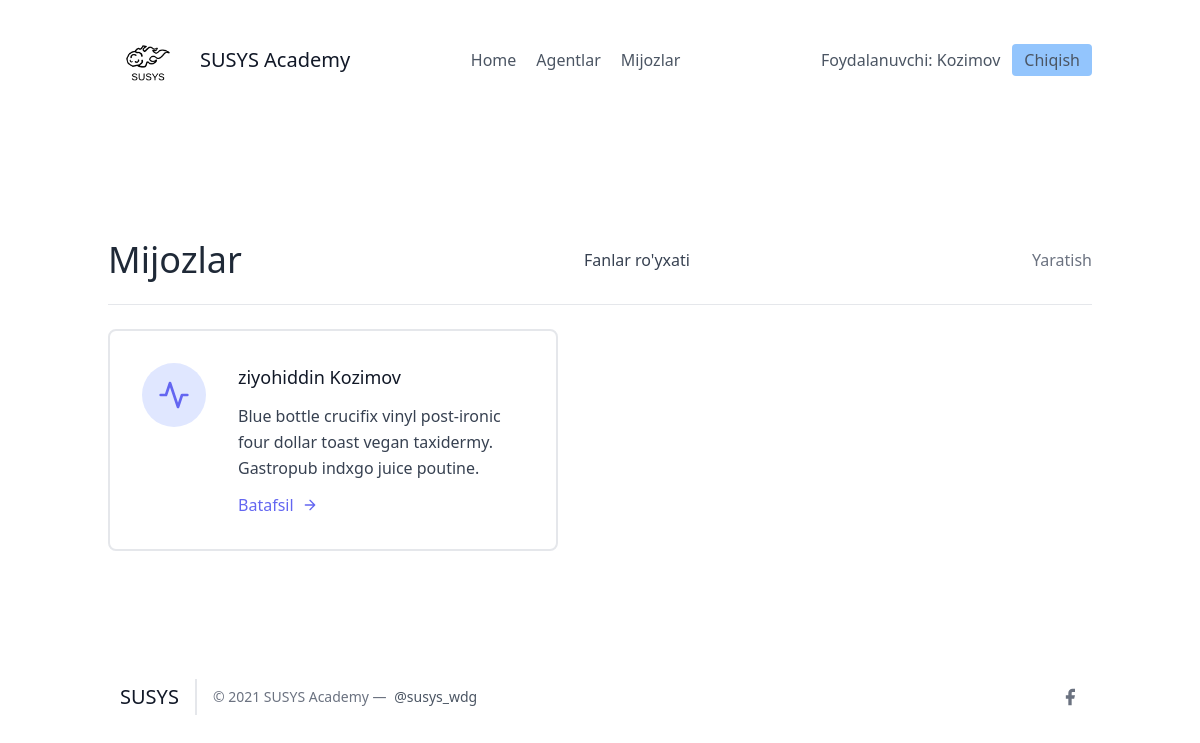
/leads/ (signed in), run on an earlier commit of the app's database.
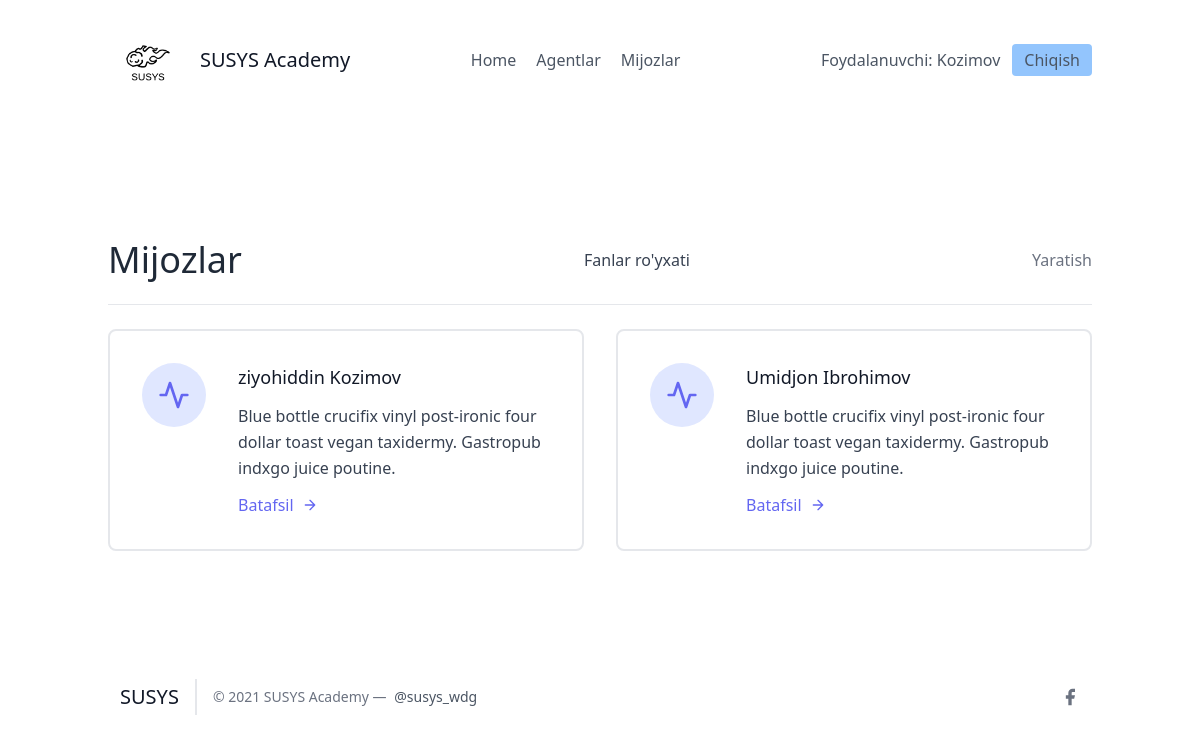
And on a later commit of the database.
### leads/models.py (models this page shows, shortened)
class Lead(models.Model):
    ismi = models.CharField(max_length=20)
    familiyasi = models.CharField(max_length=20)
    yoshi = models.IntegerField(default=0)
    organisation = models.ForeignKey(UserProfile, on_delete=models.CASCADE)
    agent = models.ForeignKey("Agent", null=True, blank=True, on_delete=models.SET_NULL)
    category = models.ForeignKey("Category", related_name="leads", null=True, blank=True, on_delete=models.SET_NULL)

### leads/views.py (the view)
# urls.py: path('', LeadListView.as_view(), name="lead-list"),
class LeadListView(LoginRequiredMixin, ListView):
    template_name = "leads/leads_list.html"
    context_object_name = "leads"
    def get_queryset(self):
        user = self.request.user
        if user.is_organisor:
            queryset = Lead.objects.filter(organisation = user.userprofile)
        else:
            queryset = Lead.objects.filter(organisation = user.agent.organisation)
            queryset = queryset.filter(agent__user = self.request.user)
        return queryset
    def get_context_data(self, **kwargs):
        context = super(LeadListView, self).get_context_data(**kwargs)
        user = self.request.user
        if user.is_organisor:
            queryset = Lead.objects.filter(
                organisation = user.userprofile,
                agent__isnull = True
            )
            context.update({
                "unassigned_leads": queryset
            })
        return context

### leads/templates/leads/leads_list.html (shortened to what this page needs)
{% extends "base.html" %}
{% block content %}
<section class="text-gray-700 body-font">
    <div class="container px-5 py-24 mx-auto flex flex-wrap">
        <div class="w-full mb-6 py-6 flex justify-between items-center border-b border-gray-200">
            <div>
                <h1 class="text-4xl text-gray-800">Mijozlar</h1>
            </div>
            <a href="{% url 'leads:categories' %}">Fanlar ro'yxati</a>
            {% if request.user.is_organisor %}
            <div>
                <a class="text-gray-500 hover:text-blue-500" href="{% url 'leads:lead-create' %}">
                    Yaratish
                </a>
            </div>
            {% endif %}
        </div>
        <div class="flex flex-wrap -m-4">
            {% for lead in leads %}
            <div class="p-4 lg:w-1/2 md:w-full">
                <div class="flex border-2 rounded-lg border-gray-200 p-8 sm:flex-row flex-col">
                    <div class="w-16 h-16 sm:mr-8 sm:mb-0 mb-4 inline-flex items-center justify-center rounded-full bg-indigo-100 text-indigo-500 flex-shrink-0">
                        <svg fill="none" stroke="currentColor" stroke-linecap="round" stroke-linejoin="round" stroke-width="2" class="w-8 h-8" viewBox="0 0 24 24">
                            <path d="M22 12h-4l-3 9L9 3l-3 9H2"></path>
                        </svg>
                    </div>
                    <div class="flex-grow">
                        <h2 class="text-gray-900 text-lg title-font font-medium mb-3">
                            {{ lead.ismi }} {{ lead.familiyasi }}
                        </h2>
                        <p class="leading-relaxed text-base">
                            Blue bottle crucifix vinyl post-ironic four dollar toast vegan taxidermy. Gastropub indxgo juice poutine.
                        </p>
                        <a href="{% url 'leads:detallar' lead.pk %}" class="mt-3 text-indigo-500 inline-flex items-center">
                            Batafsil
                            <svg fill="none" stroke="currentColor" stroke-linecap="round" stroke-linejoin="round" stroke-width="2" class="w-4 h-4 ml-2" viewBox="0 0 24 24">
                                <path d="M5 12h14M12 5l7 7-7 7"></path>
                            </svg>
                        </a>
                    </div>
                </div>
            </div>
            {% endfor %}
        </div>
    </div>
</section>
{% endblock content %}

What changed in the data, as far as the page shows it:
added Lead: ismi "Umidjon", familiyasi "Ibrohimov"
